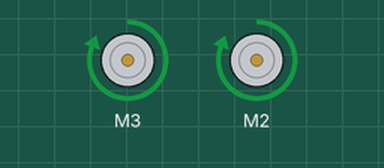
A sketch run on a simulated Arduino Uno, built with avr-gcc and run on an emulated ATmega328P. On the bench: 2 × DC motor (green arrow = forward, orange = backward, longer = faster).

Above: at 0.1 s.
Timing chart, 0 to 1.6 s (numbered marks = the images above):
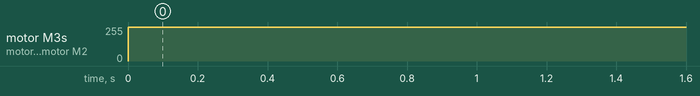

Measured:
- by itself, motor M3, motor M2: stopped → forward 255/255 at 0.00 s

The sketch:

arduino_code.ino
```cpp
#include <AFMotor.h>

AF_DCMotor motor3(3);
AF_DCMotor motor2(2);
void setup() {
  // put your setup code here, to run once:
  motor3.setSpeed(255);
  motor2.setSpeed(255);
}

void loop() {
  // put your main code here, to run repeatedly:
  motor3.run(FORWARD);
  motor2.run(FORWARD);
}
```
